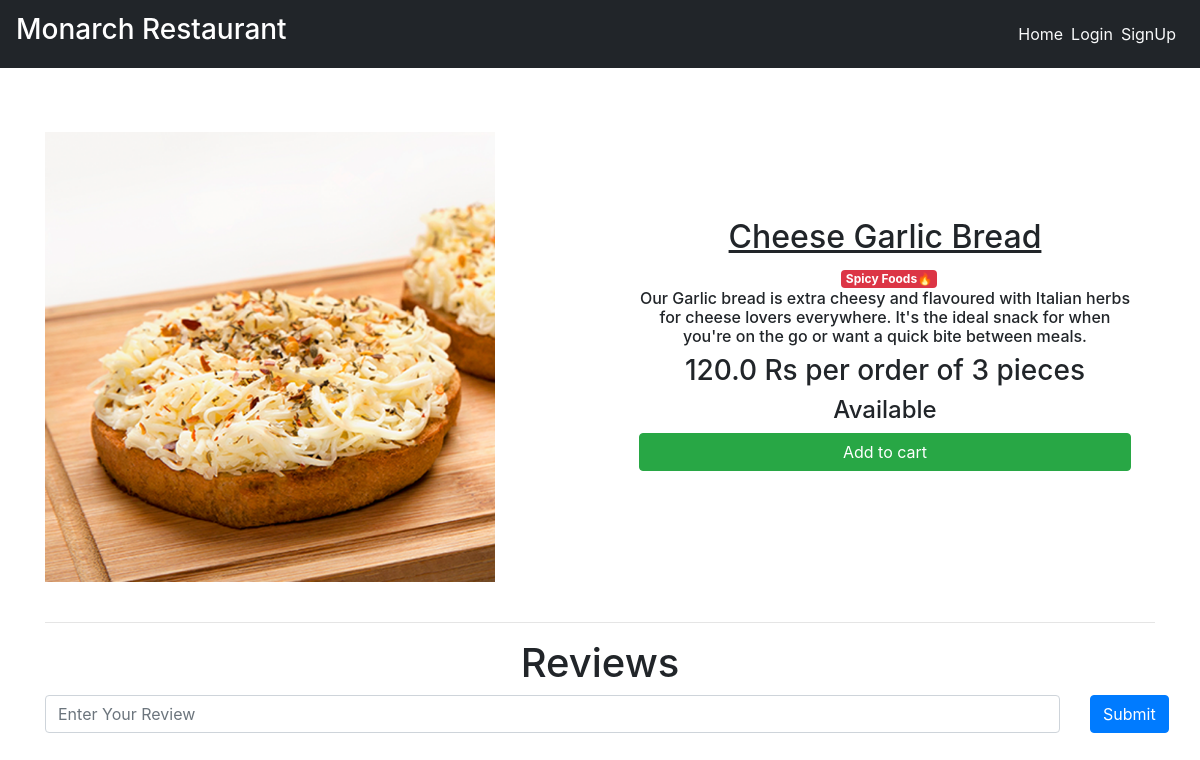
Screenshot of /dishes/cheesy-foods with the database file from the repository.
### main/models.py (models this page shows, shortened)
class Item(models.Model):
    LABELS = (
        ('Best Selling Foods', 'Best Selling Foods'),
        ('New Food', 'New Food'),
        ('Spicy Foods🔥', 'Spicy Foods🔥'),
    )
    LABEL_COLOUR = (
        ('danger', 'danger'),
        ('success', 'success'),
        ('primary', 'primary'),
        ('info', 'info'),
        ('warning', 'warning'),
    )
    title = models.CharField(max_length=150)
    description = models.CharField(max_length=250,blank=True)
    price = models.FloatField()
    pieces = models.IntegerField(default=6)
    instructions = models.CharField(max_length=250,default="Available")
    image = models.ImageField(default='default.png', upload_to='images/')
    labels = models.CharField(max_length=25, choices=LABELS, blank=True)
    label_colour = models.CharField(max_length=15, choices=LABEL_COLOUR, blank=True)
    slug = models.SlugField(default="foods")
    created_by = models.ForeignKey(User, on_delete=models.CASCADE)

### main/views.py (the view)
# urls.py: path('dishes/<slug>', views.menuDetail, name='dishes'),
def menuDetail(request, slug):
    item = Item.objects.filter(slug=slug).first()
    reviews = Reviews.objects.filter(rslug=slug).order_by('-id')[:7]
    context = {
        'item' : item,
        'reviews' : reviews,
    }
    return render(request, 'main/dishes.html', context)

### main/templates/main/dishes.html (shortened to what this page needs)
{% extends "main/layout.html" %}
{% block content %}
<div class="dishes">
  <main class="mt-3 pt-4 main">
    <div class="container dark-grey-text">
      <div class="row wow fadeIn">
        <div class="col-md-6 mb-4">
          <img src="{{ item.image.url }}" class="img-fluid mt-4" alt="">
        </div>
        <div class="col-md-6 mb-4 information">
          <div class="p-4 content">
            <div class="mt-0">
                <h2><u>{{ item.title }}</u></h2><span class="badge badge-{{ item.label_colour }} ml-2">{{ item.labels }}</span>
            </div>
            <div class="lead">
              {% if item.description %}
              <h6>{{ item.description }}</h6>
              {% endif %}
              <h3>{{ item.price }} Rs per order of {{ item.pieces}} pieces</h3>
              <h4>{{ item.instructions }}</h4>
            </div>
            <a href="{% url 'main:add-to-cart' item.slug %}" class="btn btn-success btn-md my-0 p">Add to cart</a>
          </div>
        </div>
      </div>
      <hr>
    </div>
  </main>
  <div class="container">
    <h1 class="text-center">Reviews</h1>
    <form action="{% url 'main:add_reviews' %}" method="POST" class="mb-3">
      <div class="row">
        <div class="col-sm-11">
          <input type="text" name="review" class="form-control" placeholder="Enter Your Review">
        </div>
        <div class="col-sm-1">
          <button type="submit" class="btn btn-primary">Submit</button>
        </div>
      </div>
    </form>
  </div>
</div>
{% endblock content %}

### main/static/main/styles.css (style rules this page uses)
.dishes .main .container .row img { max-width: 540px; max-height: 450px; width: fit-content; }
.dishes .main .container .row .content { display: flex; flex-direction: column; text-align: center; justify-content: center; }
.dishes .main .container .row .information { display: flex; flex-direction: column; text-align:justify; justify-content: center; }

### rows the page displays
Item: image (picture), title "Cheese Garlic Bread", labels "Spicy Foods🔥", description "Our Garlic bread is extra cheesy and flavoured with Italian herbs for cheese lovers everywhere. It's the ideal snack for when you're on the go or want a quick bite between meals.", price "120.0", pieces "3", instructions "Available"
